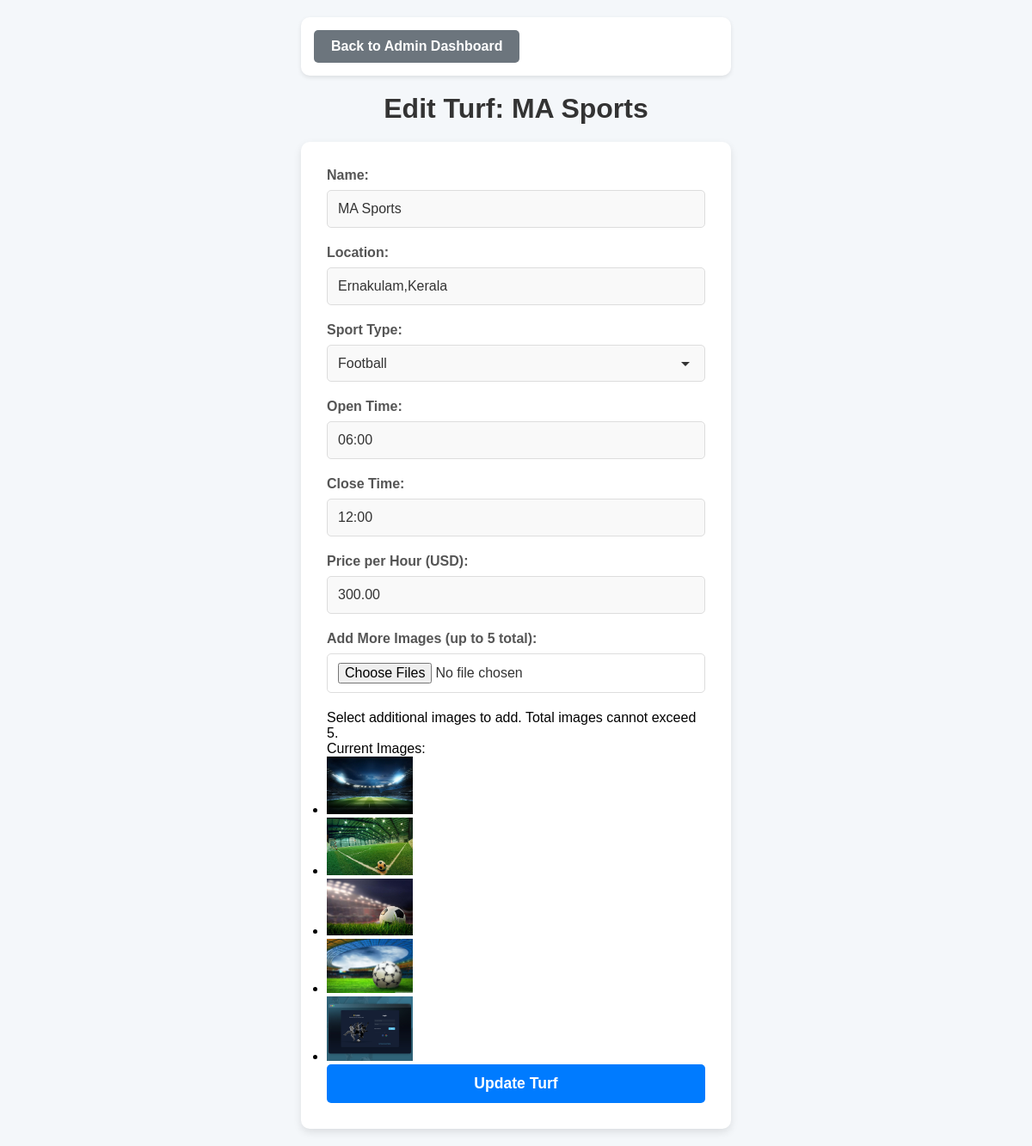
Page /edit/3/ (signed in) on the committed database.
### turf_app/models.py (models this page shows, shortened)
class Turf(models.Model):
    name = models.CharField(max_length=255)
    location = models.CharField(max_length=255)
    sport_types = models.CharField(max_length=100, choices=[('Football', 'Football'), ('Cricket', 'Cricket')])
    open_time = models.TimeField()
    close_time = models.TimeField()
    price = models.DecimalField(max_digits=10, decimal_places=2, default=0.00)

class TurfImage(models.Model):
    turf = models.ForeignKey(Turf, on_delete=models.CASCADE, related_name='images')
    image = models.ImageField(upload_to='turf_images/')

### turf_app/views.py (the view, shortened to what this page needs)
# urls.py: path('edit/<int:turf_id>/', views.edit_turf, name='edit_turf'),
@user_passes_test(is_admin)
def edit_turf(request, turf_id):
    turf = get_object_or_404(Turf, id=turf_id)
    images = turf.images.all()  # Pass current images to template
    return render(request, 'edit_turf.html', {'turf': turf, 'images': images})

### turf_app/views.py (called while the page is built)
def is_admin(user):
    return user.is_superuser

### templates/edit_turf.html (shortened to what this page needs)
{% load static %}
<!DOCTYPE html>
<html lang="en">
<head>
    <link rel="stylesheet" href="{% static 'css/adminupload.css' %}">
</head>
<body>
    <nav>
        <a href="{% url 'admin_index' %}" class="nav-link">Back to Admin Dashboard</a>
    </nav>
    <h2>Edit Turf: {{ turf.name }}</h2>
    <form method="POST" action="{% url 'edit_turf' turf.id %}" enctype="multipart/form-data">
        <div>
            <label for="name">Name:</label>
            <input type="text" id="name" name="name" value="{{ turf.name }}" required>
        </div>
        <div>
            <label for="location">Location:</label>
            <input type="text" id="location" name="location" value="{{ turf.location }}" required>
        </div>
        <div>
            <label for="sport_types">Sport Type:</label>
            <select id="sport_types" name="sport_types" required>
                <option value="Football" {% if turf.sport_types == 'Football' %}selected{% endif %}>Football</option>
            </select>
        </div>
        <div>
            <label for="open_time">Open Time:</label>
            <input type="text" id="open_time" name="open_time" value="{{ turf.open_time|time:'H:i' }}" placeholder="14:30" pattern="^([0-1]?[0-9]|2[0-3]):[0-5][0-9]$" title="Enter time in HH:MM format (e.g., 14:30)" required>
        </div>
        <div>
            <label for="close_time">Close Time:</label>
            <input type="text" id="close_time" name="close_time" value="{{ turf.close_time|time:'H:i' }}" placeholder="14:30" pattern="^([0-1]?[0-9]|2[0-3]):[0-5][0-9]$" title="Enter time in HH:MM format (e.g., 14:30)" required>
        </div>
        <div>
            <label for="price">Price per Hour (USD):</label>
            <input type="number" id="price" name="price" step="0.01" min="0" value="{{ turf.price }}" placeholder="50.00" required>
        </div>
        <div>
            <label for="images">Add More Images (up to 5 total):</label>
            <input type="file" id="images" name="images" accept="image/*" multiple>
            <p class="help-text">Select additional images to add. Total images cannot exceed 5.</p>
            {% if images %}
                <p>Current Images:</p>
                <ul>
                    {% for image in images %}
                        <li><img src="{{ image.image.url }}" alt="Turf Image" style="max-width: 100px; max-height: 100px;"></li>
                    {% endfor %}
                </ul>
            {% endif %}
        </div>
        <button type="submit">Update Turf</button>
    </form>
</body>
</html>

### static/css/adminupload.css (style rules this page uses)
* { margin: 0; padding: 0; box-sizing: border-box; }
body { font-family: 'Arial', sans-serif; background-color: #f4f7fa; display: flex; flex-direction: column; align-items: center; min-height: 100vh; padding: 20px; }
nav { width: 100%; max-width: 500px; margin-bottom: 20px; background-color: #ffffff; padding: 15px; border-radius: 10px; box-shadow: 0 2px 5px rgba(0, 0, 0, 0.1); text-align: left; }
.nav-link { display: inline-block; padding: 10px 20px; background-color: #6c757d; color: #fff; text-decoration: none; border-radius: 5px; font-size: 1rem; font-weight: bold; transition: background-color 0.3s ease, transform 0.2s ease; }
h2 { color: #333; margin-bottom: 20px; font-size: 2rem; text-align: center; }
form { background-color: #ffffff; padding: 30px; border-radius: 10px; box-shadow: 0 4px 10px rgba(0, 0, 0, 0.1); width: 100%; max-width: 500px; }
label { display: block; font-weight: bold; color: #555; margin-bottom: 8px; font-size: 1rem; }
input[type="text"], input[type="number"], input[type="file"], select { width: 100%; padding: 12px; margin-bottom: 20px; border: 1px solid #ddd; border-radius: 5px; font-size: 1rem; color: #333; background-color: #f9f9f9; transition: border-color 0.3s ease, background-color 0.3s ease; }
input::placeholder { color: #aaa; }
input[type="file"] { padding: 10px 12px; background-color: #fff; }
select { appearance: none; background-repeat: no-repeat; background-position: right 10px center; cursor: pointer; }
button[type="submit"] { width: 100%; padding: 12px; background-color: #007bff; color: #fff; border: none; border-radius: 5px; font-size: 1.1rem; font-weight: bold; cursor: pointer; transition: background-color 0.3s ease, transform 0.2s ease; }

### rows in the picture
Turf: name "MA Sports", location "Ernakulam,Kerala", sport_types "Football", open_time "06:00", close_time "12:00", price "300.00"
TurfImage: image (picture)
TurfImage: image (picture)
TurfImage: image (picture)
TurfImage: image (picture)
TurfImage: image (picture)
